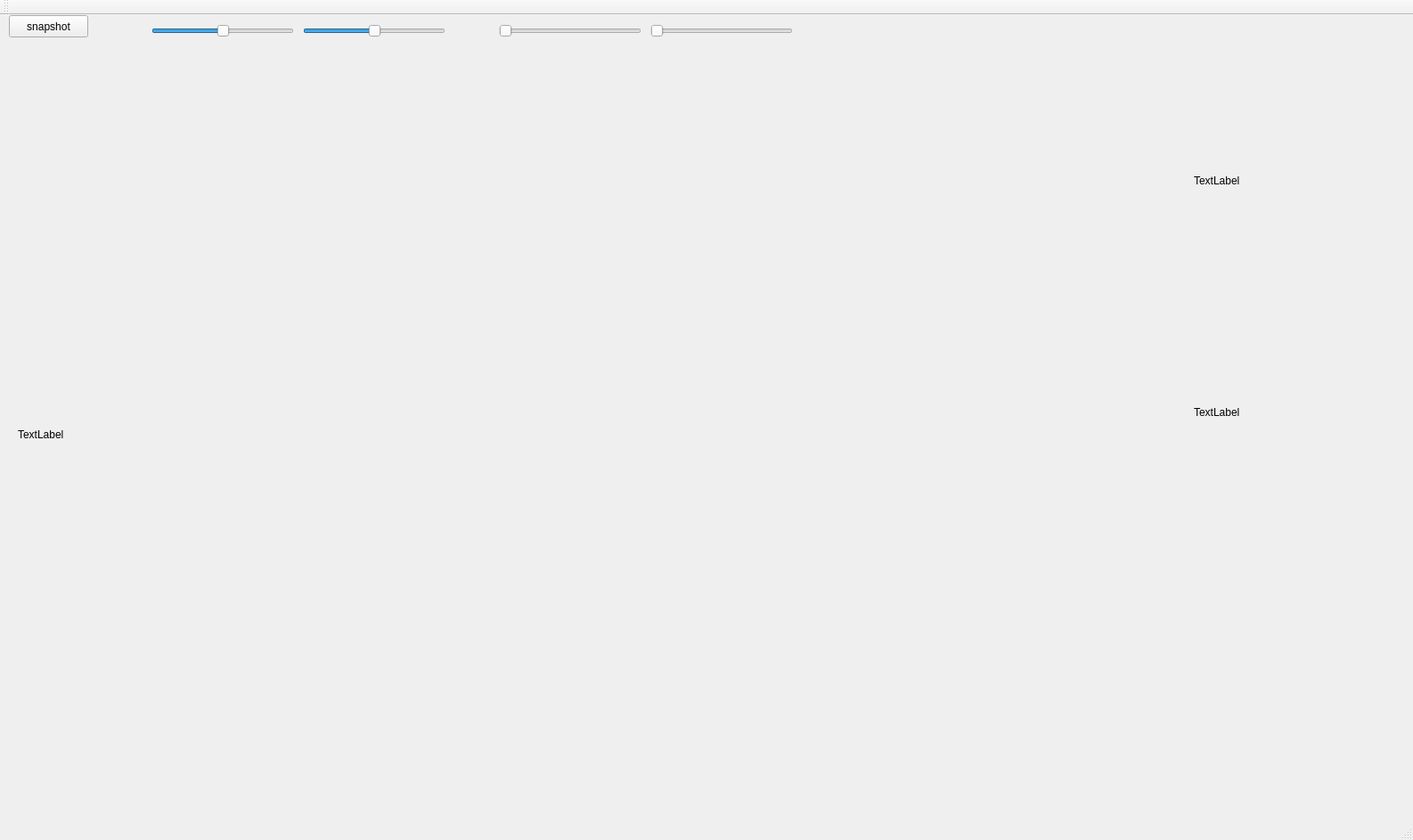
<?xml version="1.0" encoding="UTF-8"?>
<ui version="4.0">
 <class>MainWindow</class>
 <widget class="QMainWindow" name="MainWindow">
  <property name="geometry">
   <rect>
    <x>0</x>
    <y>0</y>
    <width>1586</width>
    <height>943</height>
   </rect>
  </property>
  <property name="windowTitle">
   <string>MainWindow</string>
  </property>
  <widget class="QWidget" name="centralWidget">
   <widget class="QPushButton" name="bobButton">
    <property name="geometry">
     <rect>
      <x>10</x>
      <y>0</y>
      <width>89</width>
      <height>25</height>
     </rect>
    </property>
    <property name="text">
     <string>snapshot</string>
    </property>
   </widget>
   <widget class="QLabel" name="imageout">
    <property name="geometry">
     <rect>
      <x>20</x>
      <y>40</y>
      <width>1291</width>
      <height>861</height>
     </rect>
    </property>
    <property name="text">
     <string>TextLabel</string>
    </property>
   </widget>
   <widget class="QLabel" name="src_a">
    <property name="geometry">
     <rect>
      <x>1340</x>
      <y>80</y>
      <width>311</width>
      <height>211</height>
     </rect>
    </property>
    <property name="text">
     <string>TextLabel</string>
    </property>
   </widget>
   <widget class="QLabel" name="src_b">
    <property name="geometry">
     <rect>
      <x>1340</x>
      <y>320</y>
      <width>311</width>
      <height>251</height>
     </rect>
    </property>
    <property name="text">
     <string>TextLabel</string>
    </property>
   </widget>
   <widget class="QSlider" name="focus_s">
    <property name="geometry">
     <rect>
      <x>170</x>
      <y>10</y>
      <width>160</width>
      <height>16</height>
     </rect>
    </property>
    <property name="minimum">
     <number>-100</number>
    </property>
    <property name="maximum">
     <number>100</number>
    </property>
    <property name="value">
     <number>0</number>
    </property>
    <property name="orientation">
     <enum>Qt::Horizontal</enum>
    </property>
   </widget>
   <widget class="QSlider" name="whiteBal_s">
    <property name="geometry">
     <rect>
      <x>340</x>
      <y>10</y>
      <width>160</width>
      <height>16</height>
     </rect>
    </property>
    <property name="minimum">
     <number>-100</number>
    </property>
    <property name="maximum">
     <number>100</number>
    </property>
    <property name="value">
     <number>0</number>
    </property>
    <property name="orientation">
     <enum>Qt::Horizontal</enum>
    </property>
   </widget>
   <widget class="QSlider" name="thresh1_s">
    <property name="geometry">
     <rect>
      <x>560</x>
      <y>10</y>
      <width>160</width>
      <height>16</height>
     </rect>
    </property>
    <property name="minimum">
     <number>0</number>
    </property>
    <property name="maximum">
     <number>100</number>
    </property>
    <property name="value">
     <number>0</number>
    </property>
    <property name="orientation">
     <enum>Qt::Horizontal</enum>
    </property>
   </widget>
   <widget class="QSlider" name="thresh2_s">
    <property name="geometry">
     <rect>
      <x>730</x>
      <y>10</y>
      <width>160</width>
      <height>16</height>
     </rect>
    </property>
    <property name="minimum">
     <number>0</number>
    </property>
    <property name="maximum">
     <number>100</number>
    </property>
    <property name="value">
     <number>0</number>
    </property>
    <property name="orientation">
     <enum>Qt::Horizontal</enum>
    </property>
   </widget>
  </widget>
  <widget class="QMenuBar" name="menuBar">
   <property name="geometry">
    <rect>
     <x>0</x>
     <y>0</y>
     <width>1586</width>
     <height>22</height>
    </rect>
   </property>
  </widget>
  <widget class="QToolBar" name="mainToolBar">
   <attribute name="toolBarArea">
    <enum>TopToolBarArea</enum>
   </attribute>
   <attribute name="toolBarBreak">
    <bool>false</bool>
   </attribute>
  </widget>
  <widget class="QStatusBar" name="statusBar"/>
 </widget>
 <layoutdefault spacing="6" margin="11"/>
 <resources/>
 <connections/>
</ui>
